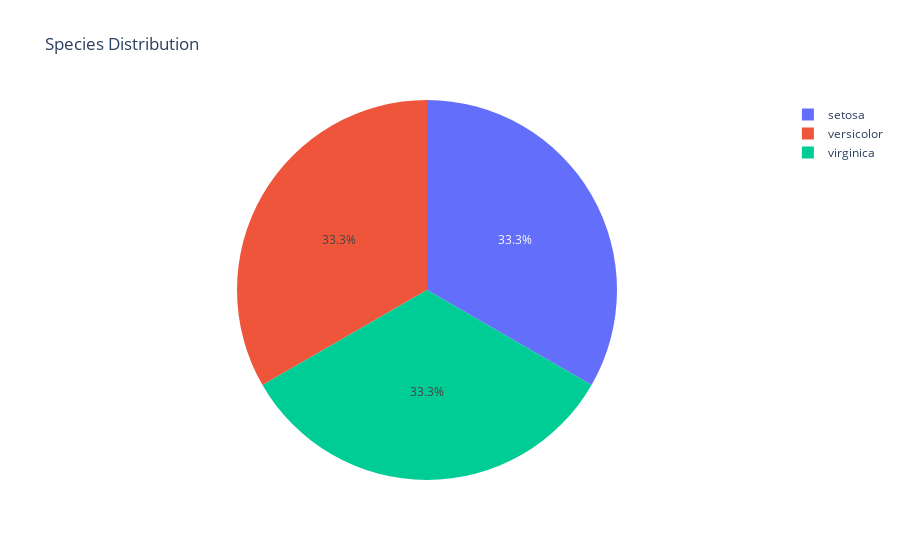

Write notebook code for a chart like this one.
### Markdown cell above
# 7 pie chart

### Code cell
fig7 = px.pie(df, names='species', title='Species Distribution')
fig7.show()
# save the image
fig7.write_image(".\Output_images\pie_chart.png", scale=3)

### Figure 1 — Plotly figure (JSON) as saved in the notebook; plotly's stock layout.template omitted (floating-point values rounded to 4 significant figures; data arrays with more than 128 entries replaced by an {"elided": "..."} marker saying what was removed)
{"data": [{"domain": {"x": [0, 1], "y": [0, 1]}, "hovertemplate": "species=%{label}<extra></extra>", "labels": {"elided": "150 str values"}, "legendgroup": "", "name": "", "showlegend": true, "type": "pie"}], "layout": {"legend": {"tracegroupgap": 0}, "title": {"text": "Species Distribution"}}}
